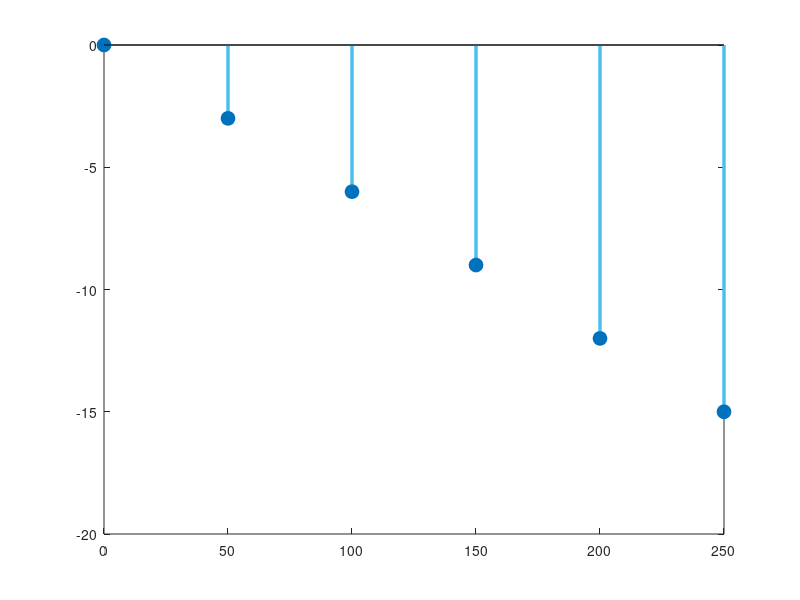

Here is the MATLAB script that generated this plot: (Note: this script raises an error after producing the figure.)
%% Experiment 5: Compute RMS Delay Spread
% Aim: Compute the RMS delay spread for a given Power profile and plot the graph of Power vs Delay.
% Author: Prathamesh Fuke (TE258)
% Date: May 2026

clear; close all; clc;

%% 1. Input Power Delay Profile (PDP)
% Example delays in ns and powers in dBm
tau = [0, 50, 100, 150, 200, 250];  % Delays in ns
P_dBm = [0, -3, -6, -9, -12, -15];  % Power in dBm

% Convert power to linear scale
P_lin = 10.^(P_dBm / 10);

%% 2. Calculations
% Mean Excess Delay (tau_bar)
tau_bar = sum(P_lin .* tau) / sum(P_lin);

% Mean Square Delay (tau2_bar)
tau2_bar = sum(P_lin .* (tau.^2)) / sum(P_lin);

% RMS Delay Spread (sigma_tau)
sigma_tau = sqrt(tau2_bar - tau_bar^2);

% Coherence Bandwidth (Bc)
Bc_90 = 1 / (50 * sigma_tau * 1e-9); % 90% correlation
Bc_50 = 1 / (5 * sigma_tau * 1e-9);  % 50% correlation

%% 3. Results Display
fprintf('--- Power Delay Profile Results ---\n');
fprintf('Mean Excess Delay : %.2f ns\n', tau_bar);
fprintf('RMS Delay Spread  : %.2f ns\n', sigma_tau);
fprintf('Coherence BW (0.9): %.2f MHz\n', Bc_90 / 1e6);
fprintf('Coherence BW (0.5): %.2f MHz\n', Bc_50 / 1e6);

%% 4. Plotting
figure('Name', 'Exp 5: RMS Delay Spread', 'NumberTitle', 'off', 'Color', 'w');

% Define colors
sky_blue = [0.30, 0.75, 0.93];

stem(tau, P_dBm, 'filled', 'LineWidth', 2.5, 'MarkerSize', 10, 'Color', sky_blue);
hold on;

% Add Mean Delay Line
xl = xline(tau_bar, 'r--', 'LineWidth', 2);
xl.Label = ['Mean Delay: ', num2str(round(tau_bar, 2)), ' ns'];
xl.FontSize = 10;
xl.FontWeight = 'bold';

grid on;
set(gca, 'FontSize', 12, 'LineWidth', 1.2);
xlabel('Delay (ns)', 'FontWeight', 'bold'); 
ylabel('Power (dBm)', 'FontWeight', 'bold');
title('Power Delay Profile (PDP)', 'FontSize', 14);
legend('Multipath Components', 'Location', 'northeast');
sgtitle('Cellular Networks Lab - Exp 5', 'FontSize', 16, 'FontWeight', 'bold');
